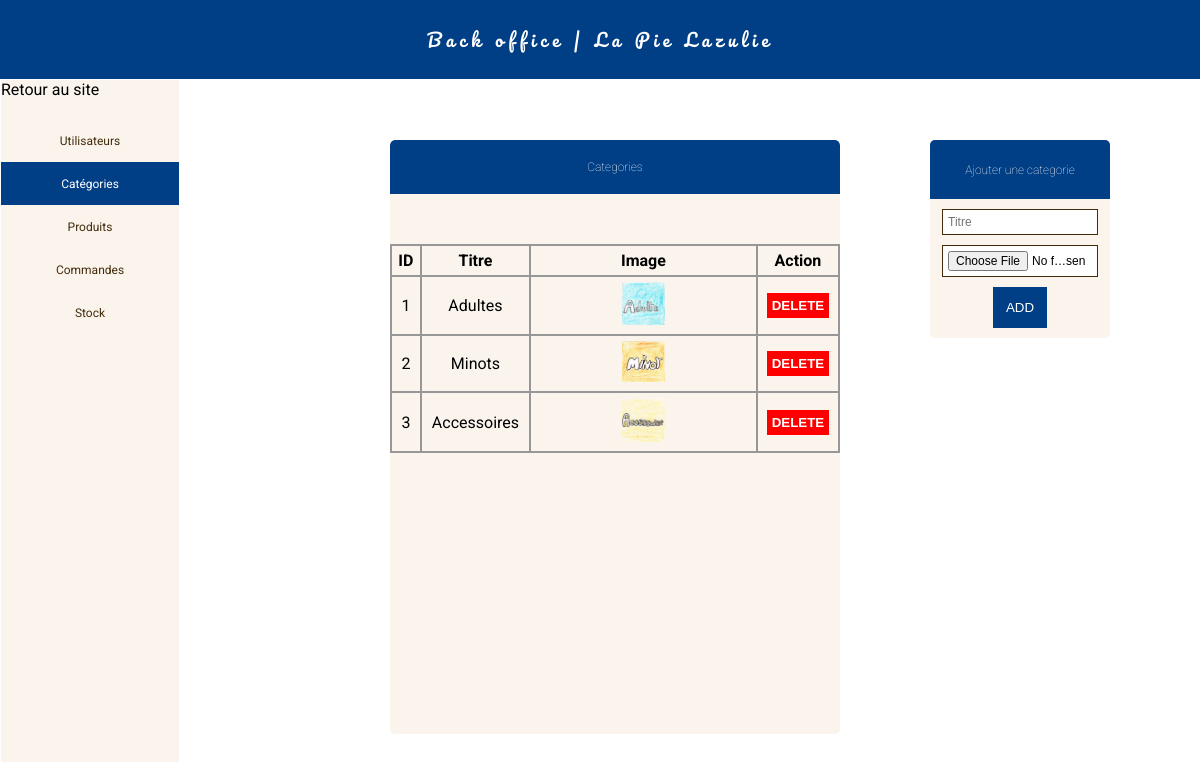
The app's page /admin/categories.php with its own data.
### tables this page shows
CREATE TABLE IF NOT EXISTS `categories` (
  `id` int(11) NOT NULL AUTO_INCREMENT,
  `title` varchar(80) NOT NULL,
  `image` varchar(255) NOT NULL,
  PRIMARY KEY (`id`)
);

### admin/libraries/Category.php (called while the page is built, shortened)
<?php
class Category{
    private function connectdb(){
        try{
            $db = new PDO('mysql:host=localhost;dbname=boutique;charset=utf8', 'root', '');
            return($db);
        }
        catch(PDOException $e){
            print "Erreur : ".$e->getMessage();
            die();
        }
    }
    public function getCategories(){
        $db = $this->connectdb();
        $requete = $db->prepare("SELECT * FROM categories");
        $requete->execute();
        $categories = $requete->fetchAll(PDO::FETCH_OBJ);
        return($categories);
    }
}
?>

### admin/categories.php (the view, shortened to what this page needs)
<?php
    require_once('libraries/Category.php');
    $c = new Category;
    $categories = $c->getCategories();
?>
<!DOCTYPE html>
<html lang="fr">
<head>
    <link rel="stylesheet" href="style.css">
</head>
<body>
    <main>
        <nav>
            <a href="/boutique/" id="back">Retour au site</a>
            <ul>
                <a href="/boutique/admin"><li>Utilisateurs</li></a>
                <a href=""><li class="selected">Catégories</li></a>
                <a href="products"><li>Produits</li></a>
                <a href="commands"><li>Commandes</li></a>
                <a href="stock"><li>Stock</li></a>
            </ul>
        </nav>
        <div class="content">
            <div class="items">
                <div class="title"><h5>Categories</h5></div>
                <table>
                    <tr>
                        <th>ID</th>
                        <th>Titre</th>
                        <th>Image</th>
                        <th>Action</th>
                    </tr>
                    <?php
                    foreach($categories as $category){
                        ?>
                    <tr>
                        <td><?php echo $category->id; ?></td>
                        <td><?php echo $category->title; ?></td>
                        <td><img src="<?php echo $category->image; ?>"></td>
                        <td><form method="post"><input type="hidden" value="<?php echo $category->id; ?>" name="category_id"><input type="submit" name="del_category" value="DELETE"></form></td>
                    </tr>
                    <?php } ?>
                </table>
            </div>
            <div class="add">
                <div class="title"><h5>Ajouter une categorie</h5></div>
                <form method="post" enctype="multipart/form-data">
                    <input type="text" name="category_title" placeholder="Titre">
                    <input type="file" name="category_image">
                    <input type="submit" name="add_category" value="ADD">
                </form>
            </div>
        </div>
    </main>
</body>
</html>

### admin/style.css (style rules this page uses)
html, body { width: 100%; height: 100%; margin: 0; padding: 0; background-color: rgb(255, 255, 255); }
a { text-decoration: none; }
header { width: 100%; height: 10%; background-color: rgb(0, 62, 133); display: flex; align-items: center; justify-content: center; font-family: 'Pacifico', cursive; border-bottom: 1px solid white; box-sizing: border-box; }
header h4 { font-size: 1.5vw; font-weight: 100; letter-spacing: 5px; color: white; }
main { display: flex; width: 100%; height: 90%; font-family: 'Roboto', sans-serif; }
main nav { width: 15%; height: 100%; background-color: #faf4ec; box-sizing: border-box; border: 1px solid white; border-top: none; display: flex; flex-direction: column; }
main nav a#back { margin-bottom: 20px; text-decoration: none; color: inherit; }
main nav ul { height: 60%; width: 100%; padding: 0; margin: 0; }
main nav ul a li { list-style-type: none; width: 100%; height: 10%; display: flex; align-items: center; justify-content: center; text-decoration: none; font-size: 1vw; color: #422B0C; }
main nav ul a li.selected { background-color: rgb(0, 62, 133); color: white; }
main .content { width: 85%; height: 100%; padding-left: 10%; padding-top: 5%; box-sizing: border-box; display: flex; overflow: auto; justify-content: space-evenly; }
main .content .items { width: 50%; height: 90%; background-color: #faf4ec; border-radius: 5px; overflow: auto; padding-bottom: 50px; box-sizing: border-box; }
main .content .items .title { height: 10%; margin-bottom: 50px; }
main .content .items table { width: 100%; border-collapse: collapse; }
main .content .items table th, td { text-align: center; border: 2px solid rgb(151, 151, 151); padding: 5px; }
main .content .items table td img { width: 20%; height: auto; }
main .content .items table td form { width: 100%; height: 100%; margin: 0; }
main .content .items table td form input { background-color: red; border: none; padding: 5px; color: white; font-weight: bold; cursor: pointer; }
main .content .add { width: 20%; height: 30%; background-color: #faf4ec; border-radius: 5px; }
main .content .title { width: 100%; height: 30%; background-color: rgb(0, 62, 133); display: flex; align-items: center; justify-content: center; border-top-left-radius: 5px; border-top-right-radius: 5px; }
main .content .title h5 { margin: 0; color: white; font-weight: 100; font-size: 1vw; }
main .content .add form { width: 100%; height: 70%; display: flex; flex-direction: column; align-items: center; justify-content: space-evenly; }
main .content .add form input:not([type="submit"]) { width: 80%; border: 1px solid #422B0C; background-color: white; font-size: 1vw; outline: none; padding: 5px; }
main .content .add form input[type="submit"] { width: 30%; height: 30%; border: none; background-color: rgb(0, 62, 133); color: white; cursor: pointer; }

### records on screen
categories: id "1", title "Adultes", image (picture)
categories: id "2", title "Minots", image (picture)
categories: id "3", title "Accessoires", image (picture)
